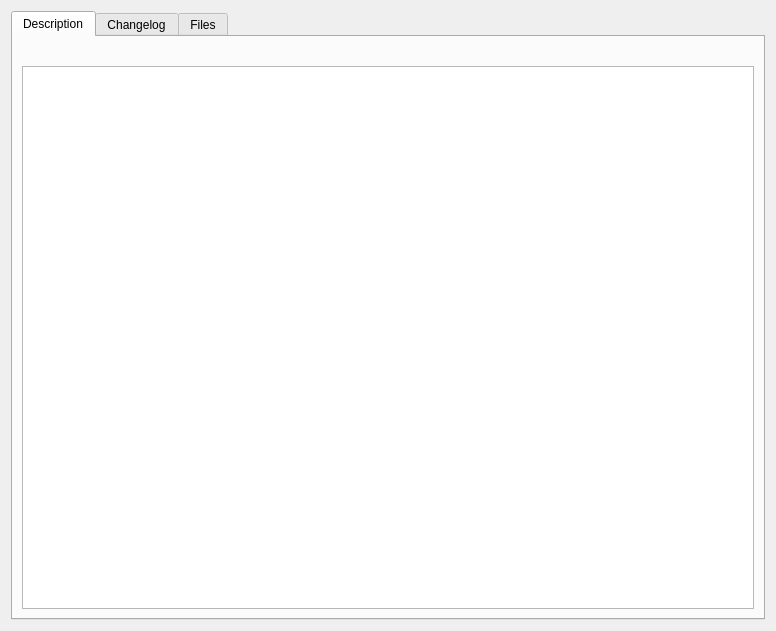
<?xml version="1.0" encoding="UTF-8"?>
<ui version="4.0">
 <class>NexusModDialog</class>
 <widget class="QDialog" name="NexusModDialog">
  <property name="geometry">
   <rect>
    <x>0</x>
    <y>0</y>
    <width>776</width>
    <height>631</height>
   </rect>
  </property>
  <property name="windowTitle">
   <string>NexusMods Mod Details</string>
  </property>
  <layout class="QVBoxLayout" name="verticalLayout">
   <item>
    <widget class="QTabWidget" name="tabWidget">
     <property name="currentIndex">
      <number>0</number>
     </property>
     <widget class="QWidget" name="description_tab">
      <attribute name="title">
       <string>Description</string>
      </attribute>
      <layout class="QVBoxLayout" name="verticalLayout_2">
       <item>
        <widget class="QLabel" name="link_label_desc">
         <property name="text">
          <string/>
         </property>
         <property name="textFormat">
          <enum>Qt::RichText</enum>
         </property>
         <property name="alignment">
          <set>Qt::AlignCenter</set>
         </property>
         <property name="openExternalLinks">
          <bool>true</bool>
         </property>
        </widget>
       </item>
       <item>
        <widget class="QTextBrowser" name="description_box">
         <property name="lineWrapMode">
          <enum>QTextEdit::WidgetWidth</enum>
         </property>
         <property name="lineWrapColumnOrWidth">
          <number>0</number>
         </property>
         <property name="openExternalLinks">
          <bool>true</bool>
         </property>
        </widget>
       </item>
      </layout>
     </widget>
     <widget class="QWidget" name="changelog_tab">
      <attribute name="title">
       <string>Changelog</string>
      </attribute>
      <layout class="QVBoxLayout" name="verticalLayout_3">
       <item>
        <widget class="QLabel" name="link_label_changelog">
         <property name="text">
          <string/>
         </property>
         <property name="textFormat">
          <enum>Qt::RichText</enum>
         </property>
         <property name="alignment">
          <set>Qt::AlignCenter</set>
         </property>
         <property name="openExternalLinks">
          <bool>true</bool>
         </property>
        </widget>
       </item>
       <item>
        <widget class="QTextEdit" name="changelog_box">
         <property name="textInteractionFlags">
          <set>Qt::TextSelectableByKeyboard|Qt::TextSelectableByMouse</set>
         </property>
        </widget>
       </item>
      </layout>
     </widget>
     <widget class="QWidget" name="files_tab">
      <attribute name="title">
       <string>Files</string>
      </attribute>
      <layout class="QVBoxLayout" name="verticalLayout_4">
       <item>
        <widget class="QLabel" name="link_label_files">
         <property name="text">
          <string/>
         </property>
         <property name="textFormat">
          <enum>Qt::RichText</enum>
         </property>
         <property name="alignment">
          <set>Qt::AlignCenter</set>
         </property>
         <property name="openExternalLinks">
          <bool>true</bool>
         </property>
        </widget>
       </item>
       <item>
        <widget class="QScrollArea" name="scrollArea">
         <property name="widgetResizable">
          <bool>true</bool>
         </property>
         <widget class="QWidget" name="files_widget">
          <property name="geometry">
           <rect>
            <x>0</x>
            <y>0</y>
            <width>734</width>
            <height>545</height>
           </rect>
          </property>
         </widget>
        </widget>
       </item>
      </layout>
     </widget>
    </widget>
   </item>
  </layout>
 </widget>
 <resources/>
 <connections/>
</ui>
